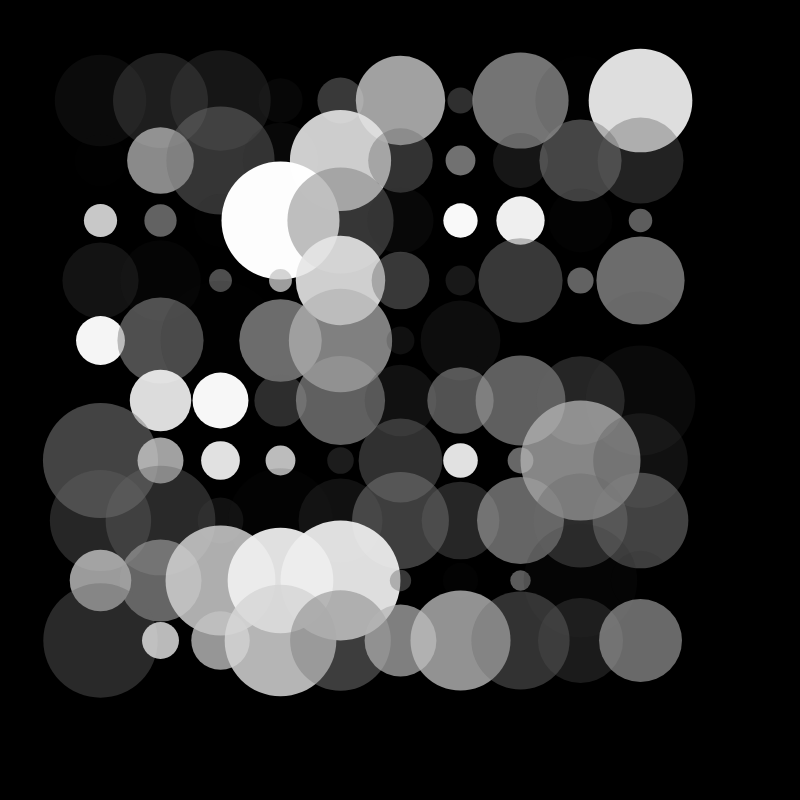
Frame 1 (no input)
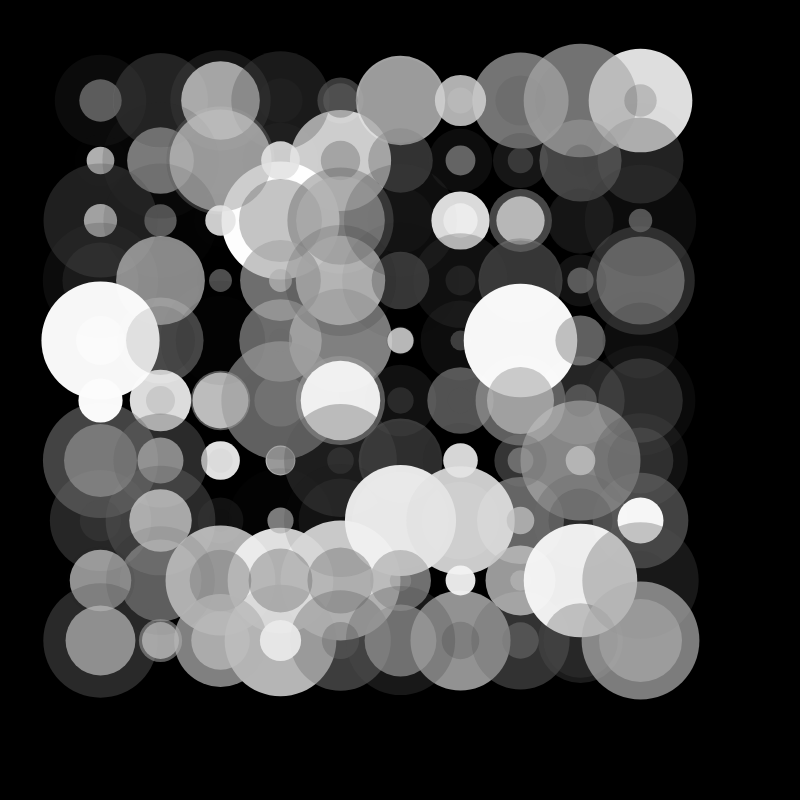
Frame 2 (the mouse pressed at the canvas centre, redrawn once)

The p5.js sketch that drew these frames (run headless with seeded random() and noise() and a simulated clock; the mouse was pressed at the canvas centre and the sketch redrawn once):

// p5.js sketch
// ── sketch.js
let canvasWidth = 800;
let canvasHeight = 800;

function setup() {
    // create canvas to draw on
  createCanvas(canvasWidth, canvasHeight);

  //background color
  background(0);
}
function draw(){
    
    noLoop();

    noStroke();

    
    // let circleY = 50;
    let circleDiameter = 50;
    let circleGap = 10;
    let totalCircles= 10;
    let totalRows = 10;

    let startX = (canvasWidth - (circleDiameter*totalCircles) - (circleGap*totalCircles-1))/2;
    let startY = (canvasHeight - (circleDiameter*totalRows) - (circleGap*totalRows-1))/2;

    let circleX = startX;
    let circleY = startY;

    for(let i = 0; i < 10; i++){
        for(let j = 0; j < 10; j++){  
            let randomDiameter = random(20,120);
            let randomRed = random(0,255);
            fill(randomRed,randomRed,randomRed,randomRed);    
            circle(circleX,circleY,randomDiameter);
            circleX += (circleDiameter + circleGap);
        }
        circleX = startX;

        circleY += (circleDiameter + circleGap);
    }
}
